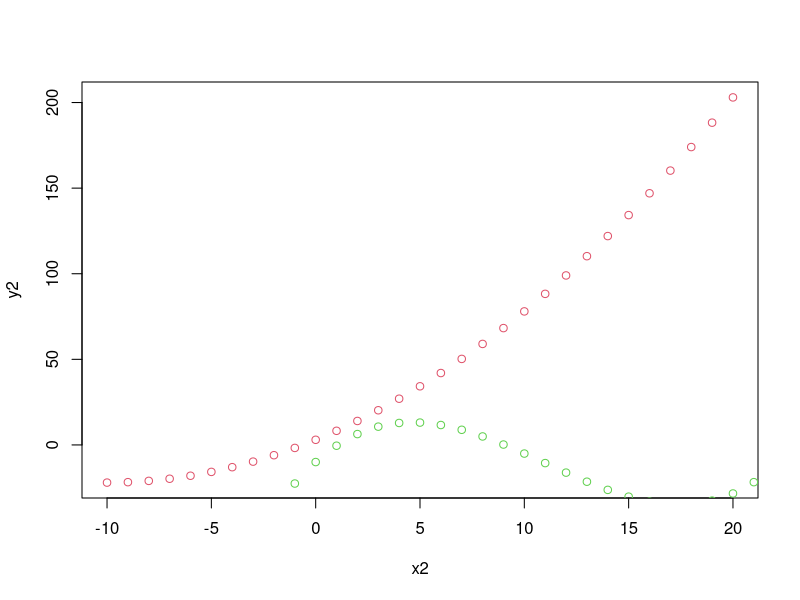

Write the R code that produced this figure.
x2 <- c(-10:20)
y2 <- x2*x2/4 + 5*x2 + 3

x1 <- c(-15:25)
y1 <- x1*x1*x1/22 - x1*x1*1.505 + 11*x1 - 10

x11()

plot(x2, y2, col=2)

z <- locator(1) # wait for mouse click or enter pressed


# Add a few new plots
# Note: doesn't resize the plot area!
points(x1, y1, col=3)


z <- locator(1) # wait for mouse click or enter pressed
